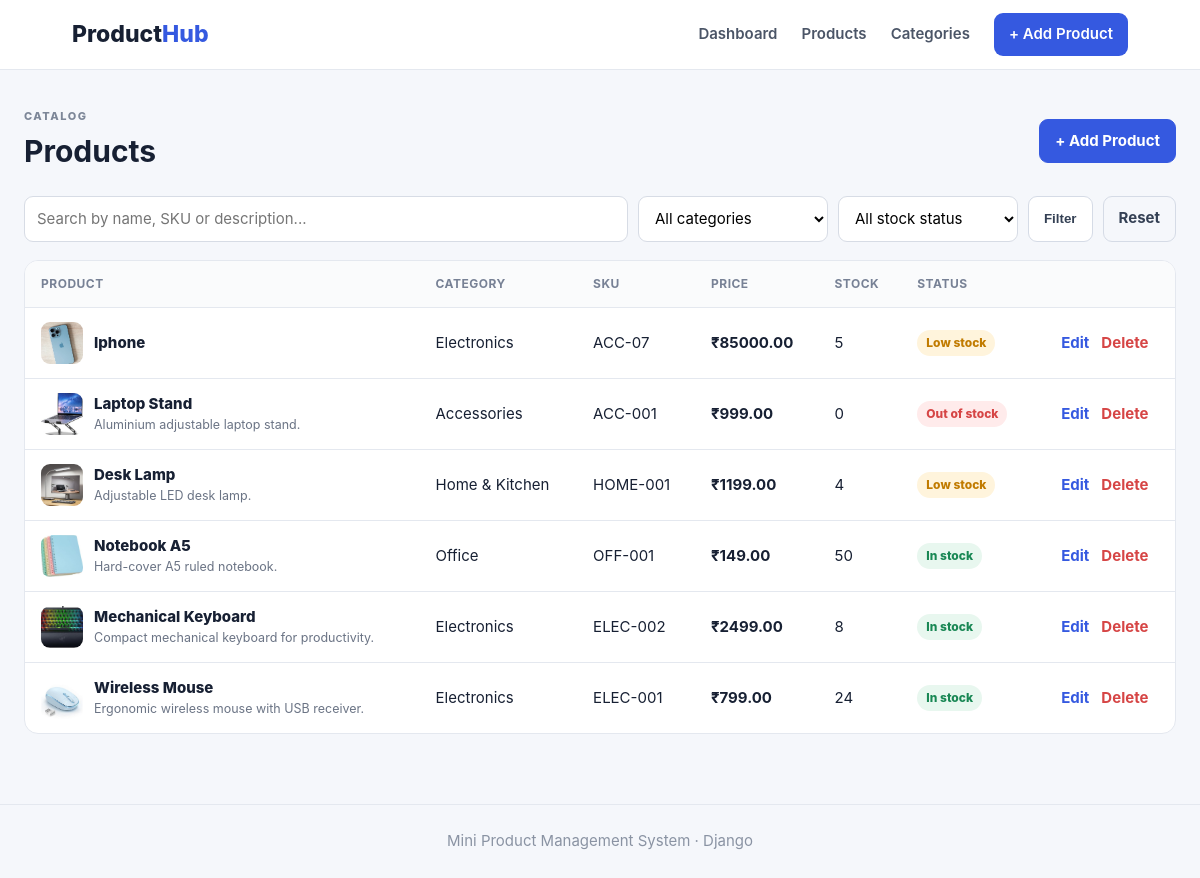
Screenshot of /products/ with the database file from the repository.
### products/models.py (models this page shows, shortened)
class Product(models.Model):
    name = models.CharField(max_length=200)
    sku = models.CharField(max_length=50, unique=True)
    category = models.ForeignKey(Category, on_delete=models.PROTECT, related_name='products')
    description = models.TextField(blank=True)
    price = models.DecimalField(max_digits=10, decimal_places=2)
    stock = models.PositiveIntegerField(default=0)
    image = models.ImageField(upload_to='products/', blank=True, null=True)
    is_active = models.BooleanField(default=True)
    created_at = models.DateTimeField(auto_now_add=True)
    updated_at = models.DateTimeField(auto_now=True)
    class Meta:
        ordering = ['-created_at']
    def get_absolute_url(self):
        return reverse('products:product_detail', args=[self.pk])
    @property
    def stock_status(self):
        if self.stock == 0: return 'Out of stock'
        if self.stock <= 5: return 'Low stock'
        return 'In stock'

class Category(models.Model):
    name = models.CharField(max_length=100, unique=True)
    description = models.TextField(blank=True)
    created_at = models.DateTimeField(auto_now_add=True)
    class Meta:
        ordering = ['name']
        verbose_name_plural = 'Categories'

### products/views.py (the view)
# urls.py: path('products/', views.product_list, name='product_list'),
def product_list(request):
    products = Product.objects.select_related('category').all()
    q = request.GET.get('q', '').strip()
    category = request.GET.get('category', '')
    status = request.GET.get('status', '')
    if q: products = products.filter(Q(name__icontains=q) | Q(sku__icontains=q) | Q(description__icontains=q))
    if category: products = products.filter(category_id=category)
    if status == 'low': products = products.filter(stock__lte=5, stock__gt=0)
    elif status == 'out': products = products.filter(stock=0)
    elif status == 'active': products = products.filter(is_active=True)
    return render(request, 'products/product_list.html', {'products': products, 'categories': Category.objects.all(), 'q': q, 'selected_category': category, 'status': status})

### products/templates/products/product_list.html
{% extends 'products/base.html' %}{% block title %}Products · ProductHub{% endblock %}{% block content %}<div class="page-title"><div><p class="eyebrow">CATALOG</p><h1>Products</h1></div><a class="btn primary" href="{% url 'products:product_create' %}">+ Add Product</a></div><form class="filters" method="get"><input name="q" value="{{ q }}" placeholder="Search by name, SKU or description..."><select name="category"><option value="">All categories</option>{% for c in categories %}<option value="{{ c.id }}" {% if selected_category == c.id|stringformat:'s' %}selected{% endif %}>{{ c.name }}</option>{% endfor %}</select><select name="status"><option value="">All stock status</option><option value="active" {% if status == 'active' %}selected{% endif %}>Active</option><option value="low" {% if status == 'low' %}selected{% endif %}>Low stock</option><option value="out" {% if status == 'out' %}selected{% endif %}>Out of stock</option></select><button class="btn" type="submit">Filter</button><a class="btn ghost" href="{% url 'products:product_list' %}">Reset</a></form><section class="card table-wrap"><table><thead><tr><th>Product</th><th>Category</th><th>SKU</th><th>Price</th><th>Stock</th><th>Status</th><th></th></tr></thead><tbody>{% for p in products %}<tr><td><div class="product-cell">{% if p.image %}<img src="{{ p.image.url }}">{% else %}<div class="placeholder">{{ p.name|first|upper }}</div>{% endif %}<div><a class="name-link" href="{{ p.get_absolute_url }}">{{ p.name }}</a><small>{{ p.description|truncatechars:45 }}</small></div></div></td><td>{{ p.category.name }}</td><td>{{ p.sku }}</td><td><strong>₹{{ p.price|floatformat:2 }}</strong></td><td>{{ p.stock }}</td><td><span class="badge {% if p.stock == 0 %}danger{% elif p.stock <= 5 %}warning{% else %}success{% endif %}">{{ p.stock_status }}</span></td><td class="actions"><a href="{% url 'products:product_update' p.pk %}">Edit</a><a class="danger-text" href="{% url 'products:product_delete' p.pk %}">Delete</a></td></tr>{% empty %}<tr><td colspan="7" class="empty">No products found.</td></tr>{% endfor %}</tbody></table></section>{% endblock %}

### products/templates/products/base.html (shortened to what this page needs)
{% load static %}<!doctype html><html lang="en"><head><link rel="stylesheet" href="{% static 'products/css/style.css' %}"></head><body><header class="topbar"><div class="brand">Product<span>Hub</span></div><nav><a href="{% url 'products:dashboard' %}">Dashboard</a><a href="{% url 'products:product_list' %}">Products</a><a href="{% url 'products:category_list' %}">Categories</a><a class="nav-add" href="{% url 'products:product_create' %}">+ Add Product</a></nav></header><main class="container">{% block content %}{% endblock %}</main><footer>Mini Product Management System · Django</footer></body></html>

### products/static/products/css/style.css (style rules this page uses)
:root { --bg:#f5f7fb;--card:#fff;--ink:#172033;--muted:#6b7485;--line:#e4e8ef;--primary:#3559e0;--primary2:#263fbd;--danger:#d64545;--warning:#c17b00;--success:#198754 }
* { box-sizing:border-box }
body { margin:0;background:var(--bg);color:var(--ink);font:15px/1.5 Inter,Segoe UI,Arial,sans-serif }
.topbar { height:70px;background:#fff;border-bottom:1px solid var(--line);display:flex;align-items:center;justify-content:space-between;padding:0 6%;position:sticky;top:0;z-index:5 }
.brand { font-size:23px;font-weight:800 }
.brand span { color:var(--primary) }
nav { display:flex;align-items:center;gap:24px }
nav a { color:#4b5567;text-decoration:none;font-weight:600 }
.nav-add { background:var(--primary);color:#fff!important;padding:10px 15px;border-radius:9px }
.container { max-width:1200px;margin:0 auto;padding:38px 24px 70px }
.eyebrow { font-size:11px;letter-spacing:1.5px;font-weight:800;color:#7d8798;margin:0 }
.stats div,.card { background:var(--card);border:1px solid var(--line);border-radius:14px }
.card { padding:22px }
.section-head,.page-title { display:flex;justify-content:space-between;align-items:center;margin-bottom:18px }
.page-title { margin-bottom:22px }
.page-title h1 { margin:4px 0 0;font-size:30px }
.btn { display:inline-block;border:1px solid #d5dbe6;background:#fff;color:#344054;text-decoration:none;padding:10px 15px;border-radius:9px;font-weight:700;cursor:pointer }
.btn.primary { background:var(--primary);border-color:var(--primary);color:#fff }
.btn.ghost { background:transparent }
.filters { display:grid;grid-template-columns:1fr 190px 180px auto auto;gap:10px;margin-bottom:18px }
.filters input,.filters select,.form-group input,.form-group select,.form-group textarea { width:100%;padding:11px 12px;border:1px solid #d7dce5;border-radius:9px;background:#fff;font:inherit }
.table-wrap { padding:0;overflow:auto }
table { width:100%;border-collapse:collapse;min-width:780px }
th,td { text-align:left;padding:14px 16px;border-bottom:1px solid var(--line) }
th { font-size:12px;text-transform:uppercase;letter-spacing:.5px;color:#778195;background:#fafbfc }
tr:last-child td { border-bottom:0 }
.product-cell { display:flex;align-items:center;gap:11px }
.product-cell img,.placeholder { width:42px;height:42px;border-radius:9px;object-fit:cover }
.name-link { color:var(--ink);font-weight:800;text-decoration:none }
.product-cell small { display:block;color:var(--muted) }
.badge { display:inline-block;padding:4px 9px;border-radius:20px;font-size:12px;font-weight:800 }
.success { background:#e8f7ef;color:var(--success) }
.warning { background:#fff4dc;color:var(--warning) }
.danger { background:#ffebeb;color:var(--danger) }
.actions { white-space:nowrap }
.actions a { margin-left:12px;color:var(--primary);text-decoration:none;font-weight:700 }
.actions .danger-text { color:var(--danger) }
footer { text-align:center;padding:25px;color:#8a93a3;border-top:1px solid var(--line) }

### rows the page displays
Product: image (picture), name "Iphone", category.name "Electronics", sku "ACC-07", price "85000.00", stock "5", stock_status "Low stock"
Product: image (picture), name "Laptop Stand", description "Aluminium adjustable laptop stand.", category.name "Accessories", sku "ACC-001", price "999.00", stock "0", stock_status "Out of stock"
Product: image (picture), name "Desk Lamp", description "Adjustable LED desk lamp.", category.name "Home & Kitchen", sku "HOME-001", price "1199.00", stock "4", stock_status "Low stock"
Product: image (picture), name "Notebook A5", description "Hard-cover A5 ruled notebook.", category.name "Office", sku "OFF-001", price "149.00", stock "50", stock_status "In stock"
Product: image (picture), name "Mechanical Keyboard", description "Compact mechanical keyboard for productivity.", category.name "Electronics", sku "ELEC-002", price "2499.00", stock "8", stock_status "In stock"
Product: image (picture), name "Wireless Mouse", description "Ergonomic wireless mouse with USB receiver.", category.name "Electronics", sku "ELEC-001", price "799.00", stock "24", stock_status "In stock"
